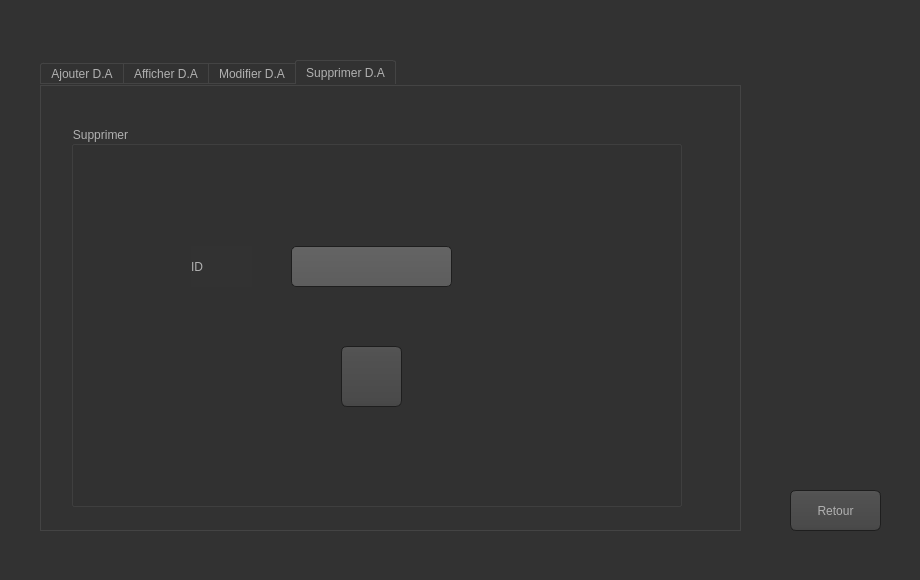
<?xml version="1.0" encoding="UTF-8"?>
<ui version="4.0">
 <class>Crud_demande</class>
 <widget class="QDialog" name="Crud_demande">
  <property name="geometry">
   <rect>
    <x>0</x>
    <y>0</y>
    <width>920</width>
    <height>580</height>
   </rect>
  </property>
  <property name="windowTitle">
   <string>Dialog</string>
  </property>
  <property name="styleSheet">
   <string notr="true">

QWidget
{
    color: #b1b1b1;
    background-color: #323232;
}

QWidget:item:hover
{
    background-color: QLinearGradient( x1: 0, y1: 0, x2: 0, y2: 1, stop: 0 #ffa02f, stop: 1 #ca0619);
    color: #000000;
}

QWidget:item:selected
{
    background-color: QLinearGradient( x1: 0, y1: 0, x2: 0, y2: 1, stop: 0 #ffa02f, stop: 1 #d7801a);
}

QMenuBar::item
{
    background: transparent;
}

QMenuBar::item:selected
{
    background: transparent;
    border: 1px solid #ffaa00;
}

QMenuBar::item:pressed
{
    background: #444;
    border: 1px solid #000;
    background-color: QLinearGradient(
        x1:0, y1:0,
        x2:0, y2:1,
        stop:1 #212121,
        stop:0.4 #343434/*,
        stop:0.2 #343434,
        stop:0.1 #ffaa00*/
    );
    margin-bottom:-1px;
    padding-bottom:1px;
}

QMenu
{
    border: 1px solid #000;
}

QMenu::item
{
    padding: 2px 20px 2px 20px;
}

QMenu::item:selected
{
    color: #000000;
}

QWidget:disabled
{
    color: #404040;
    background-color: #323232;
}

QAbstractItemView
{
    background-color: QLinearGradient( x1: 0, y1: 0, x2: 0, y2: 1, stop: 0 #4d4d4d, stop: 0.1 #646464, stop: 1 #5d5d5d);
}

QWidget:focus
{
    /*border: 2px solid QLinearGradient( x1: 0, y1: 0, x2: 0, y2: 1, stop: 0 #ffa02f, stop: 1 #d7801a);*/
}

QLineEdit
{
    background-color: QLinearGradient( x1: 0, y1: 0, x2: 0, y2: 1, stop: 0 #4d4d4d, stop: 0 #646464, stop: 1 #5d5d5d);
    padding: 1px;
    border-style: solid;
    border: 1px solid #1e1e1e;
    border-radius: 5;
}

QPushButton
{
    color: #b1b1b1;
    background-color: QLinearGradient( x1: 0, y1: 0, x2: 0, y2: 1, stop: 0 #565656, stop: 0.1 #525252, stop: 0.5 #4e4e4e, stop: 0.9 #4a4a4a, stop: 1 #464646);
    border-width: 1px;
    border-color: #1e1e1e;
    border-style: solid;
    border-radius: 6;
    padding: 3px;
    font-size: 12px;
    padding-left: 5px;
    padding-right: 5px;
}

QPushButton:pressed
{
    background-color: QLinearGradient( x1: 0, y1: 0, x2: 0, y2: 1, stop: 0 #2d2d2d, stop: 0.1 #2b2b2b, stop: 0.5 #292929, stop: 0.9 #282828, stop: 1 #252525);
}

QComboBox
{
    selection-background-color: #ffaa00;
    background-color: QLinearGradient( x1: 0, y1: 0, x2: 0, y2: 1, stop: 0 #565656, stop: 0.1 #525252, stop: 0.5 #4e4e4e, stop: 0.9 #4a4a4a, stop: 1 #464646);
    border-style: solid;
    border: 1px solid #1e1e1e;
    border-radius: 5;
}

QComboBox:hover,QPushButton:hover
{
    border: 2px solid QLinearGradient( x1: 0, y1: 0, x2: 0, y2: 1, stop: 0 #ffa02f, stop: 1 #d7801a);
}


QComboBox:on
{
    padding-top: 3px;
    padding-left: 4px;
    background-color: QLinearGradient( x1: 0, y1: 0, x2: 0, y2: 1, stop: 0 #2d2d2d, stop: 0.1 #2b2b2b, stop: 0.5 #292929, stop: 0.9 #282828, stop: 1 #252525);
    selection-background-color: #ffaa00;
}

QComboBox QAbstractItemView
{
    border: 2px solid darkgray;
    selection-background-color: QLinearGradient( x1: 0, y1: 0, x2: 0, y2: 1, stop: 0 #ffa02f, stop: 1 #d7801a);
}

QComboBox::drop-down
{
     subcontrol-origin: padding;
     subcontrol-position: top right;
     width: 15px;

     border-left-width: 0px;
     border-left-color: darkgray;
     border-left-style: solid; /* just a single line */
     border-top-right-radius: 3px; /* same radius as the QComboBox */
     border-bottom-right-radius: 3px;
 }

QComboBox::down-arrow
{
     image: url(:/down_arrow.png);
}

QGroupBox:focus
{
border: 2px solid QLinearGradient( x1: 0, y1: 0, x2: 0, y2: 1, stop: 0 #ffa02f, stop: 1 #d7801a);
}

QTextEdit:focus
{
    border: 2px solid QLinearGradient( x1: 0, y1: 0, x2: 0, y2: 1, stop: 0 #ffa02f, stop: 1 #d7801a);
}

QScrollBar:horizontal {
     border: 1px solid #222222;
     background: QLinearGradient( x1: 0, y1: 0, x2: 0, y2: 1, stop: 0.0 #121212, stop: 0.2 #282828, stop: 1 #484848);
     height: 7px;
     margin: 0px 16px 0 16px;
}

QScrollBar::handle:horizontal
{
      background: QLinearGradient( x1: 0, y1: 0, x2: 1, y2: 0, stop: 0 #ffa02f, stop: 0.5 #d7801a, stop: 1 #ffa02f);
      min-height: 20px;
      border-radius: 2px;
}

QScrollBar::add-line:horizontal {
      border: 1px solid #1b1b19;
      border-radius: 2px;
      background: QLinearGradient( x1: 0, y1: 0, x2: 1, y2: 0, stop: 0 #ffa02f, stop: 1 #d7801a);
      width: 14px;
      subcontrol-position: right;
      subcontrol-origin: margin;
}

QScrollBar::sub-line:horizontal {
      border: 1px solid #1b1b19;
      border-radius: 2px;
      background: QLinearGradient( x1: 0, y1: 0, x2: 1, y2: 0, stop: 0 #ffa02f, stop: 1 #d7801a);
      width: 14px;
     subcontrol-position: left;
     subcontrol-origin: margin;
}

QScrollBar::right-arrow:horizontal, QScrollBar::left-arrow:horizontal
{
      border: 1px solid black;
      width: 1px;
      height: 1px;
      background: white;
}

QScrollBar::add-page:horizontal, QScrollBar::sub-page:horizontal
{
      background: none;
}

QScrollBar:vertical
{
      background: QLinearGradient( x1: 0, y1: 0, x2: 1, y2: 0, stop: 0.0 #121212, stop: 0.2 #282828, stop: 1 #484848);
      width: 7px;
      margin: 16px 0 16px 0;
      border: 1px solid #222222;
}

QScrollBar::handle:vertical
{
      background: QLinearGradient( x1: 0, y1: 0, x2: 0, y2: 1, stop: 0 #ffa02f, stop: 0.5 #d7801a, stop: 1 #ffa02f);
      min-height: 20px;
      border-radius: 2px;
}

QScrollBar::add-line:vertical
{
      border: 1px solid #1b1b19;
      border-radius: 2px;
      background: QLinearGradient( x1: 0, y1: 0, x2: 0, y2: 1, stop: 0 #ffa02f, stop: 1 #d7801a);
      height: 14px;
      subcontrol-position: bottom;
      subcontrol-origin: margin;
}

QScrollBar::sub-line:vertical
{
      border: 1px solid #1b1b19;
      border-radius: 2px;
      background: QLinearGradient( x1: 0, y1: 0, x2: 0, y2: 1, stop: 0 #d7801a, stop: 1 #ffa02f);
      height: 14px;
      subcontrol-position: top;
      subcontrol-origin: margin;
}

QScrollBar::up-arrow:vertical, QScrollBar::down-arrow:vertical
{
      border: 1px solid black;
      width: 1px;
      height: 1px;
      background: white;
}


QScrollBar::add-page:vertical, QScrollBar::sub-page:vertical
{
      background: none;
}

QTextEdit
{
    background-color: #242424;
}

QPlainTextEdit
{
    background-color: #242424;
}

QHeaderView::section
{
    background-color: QLinearGradient(x1:0, y1:0, x2:0, y2:1, stop:0 #616161, stop: 0.5 #505050, stop: 0.6 #434343, stop:1 #656565);
    color: white;
    padding-left: 4px;
    border: 1px solid #6c6c6c;
}

QCheckBox:disabled
{
color: #414141;
}

QDockWidget::title
{
    text-align: center;
    spacing: 3px; /* spacing between items in the tool bar */
    background-color: QLinearGradient(x1:0, y1:0, x2:0, y2:1, stop:0 #323232, stop: 0.5 #242424, stop:1 #323232);
}

QDockWidget::close-button, QDockWidget::float-button
{
    text-align: center;
    spacing: 1px; /* spacing between items in the tool bar */
    background-color: QLinearGradient(x1:0, y1:0, x2:0, y2:1, stop:0 #323232, stop: 0.5 #242424, stop:1 #323232);
}

QDockWidget::close-button:hover, QDockWidget::float-button:hover
{
    background: #242424;
}

QDockWidget::close-button:pressed, QDockWidget::float-button:pressed
{
    padding: 1px -1px -1px 1px;
}

QMainWindow::separator
{
    background-color: QLinearGradient(x1:0, y1:0, x2:0, y2:1, stop:0 #161616, stop: 0.5 #151515, stop: 0.6 #212121, stop:1 #343434);
    color: white;
    padding-left: 4px;
    border: 1px solid #4c4c4c;
    spacing: 3px; /* spacing between items in the tool bar */
}

QMainWindow::separator:hover
{

    background-color: QLinearGradient(x1:0, y1:0, x2:0, y2:1, stop:0 #d7801a, stop:0.5 #b56c17 stop:1 #ffa02f);
    color: white;
    padding-left: 4px;
    border: 1px solid #6c6c6c;
    spacing: 3px; /* spacing between items in the tool bar */
}

QToolBar::handle
{
     spacing: 3px; /* spacing between items in the tool bar */
     background: url(:/images/handle.png);
}

QMenu::separator
{
    height: 2px;
    background-color: QLinearGradient(x1:0, y1:0, x2:0, y2:1, stop:0 #161616, stop: 0.5 #151515, stop: 0.6 #212121, stop:1 #343434);
    color: white;
    padding-left: 4px;
    margin-left: 10px;
    margin-right: 5px;
}

QProgressBar
{
    border: 2px solid grey;
    border-radius: 5px;
    text-align: center;
}

QProgressBar::chunk
{
    background-color: #d7801a;
    width: 2.15px;
    margin: 0.5px;
}

QTabBar::tab {
    color: #b1b1b1;
    border: 1px solid #444;
    border-bottom-style: none;
    background-color: #323232;
    padding-left: 10px;
    padding-right: 10px;
    padding-top: 3px;
    padding-bottom: 2px;
    margin-right: -1px;
}

QTabWidget::pane {
    border: 1px solid #444;
    top: 1px;
}

QTabBar::tab:last
{
    margin-right: 0; /* the last selected tab has nothing to overlap with on the right */
    border-top-right-radius: 3px;
}

QTabBar::tab:first:!selected
{
 margin-left: 0px; /* the last selected tab has nothing to overlap with on the right */


    border-top-left-radius: 3px;
}

QTabBar::tab:!selected
{
    color: #b1b1b1;
    border-bottom-style: solid;
    margin-top: 3px;
    background-color: QLinearGradient(x1:0, y1:0, x2:0, y2:1, stop:1 #212121, stop:.4 #343434);
}

QTabBar::tab:selected
{
    border-top-left-radius: 3px;
    border-top-right-radius: 3px;
    margin-bottom: 0px;
}

QTabBar::tab:!selected:hover
{
    /*border-top: 2px solid #ffaa00;
    padding-bottom: 3px;*/
    border-top-left-radius: 3px;
    border-top-right-radius: 3px;
    background-color: QLinearGradient(x1:0, y1:0, x2:0, y2:1, stop:1 #212121, stop:0.4 #343434, stop:0.2 #343434, stop:0.1 #ffaa00);
}

QRadioButton::indicator:checked, QRadioButton::indicator:unchecked{
    color: #b1b1b1;
    background-color: #323232;
    border: 1px solid #b1b1b1;
    border-radius: 6px;
}

QRadioButton::indicator:checked
{
    background-color: qradialgradient(
        cx: 0.5, cy: 0.5,
        fx: 0.5, fy: 0.5,
        radius: 1.0,
        stop: 0.25 #ffaa00,
        stop: 0.3 #323232
    );
}

QCheckBox::indicator{
    color: #b1b1b1;
    background-color: #323232;
    border: 1px solid #b1b1b1;
    width: 9px;
    height: 9px;
}

QRadioButton::indicator
{
    border-radius: 6px;
}

QRadioButton::indicator:hover, QCheckBox::indicator:hover
{
    border: 1px solid #ffaa00;
}

QCheckBox::indicator:checked
{
    image:url(:/images/checkbox.png);
}

QCheckBox::indicator:disabled, QRadioButton::indicator:disabled
{
    border: 1px solid #444;
}
</string>
  </property>
  <widget class="QTabWidget" name="tabWidget">
   <property name="geometry">
    <rect>
     <x>40</x>
     <y>60</y>
     <width>701</width>
     <height>471</height>
    </rect>
   </property>
   <property name="currentIndex">
    <number>3</number>
   </property>
   <widget class="QWidget" name="tab">
    <attribute name="title">
     <string>Ajouter D.A</string>
    </attribute>
    <widget class="QLabel" name="label">
     <property name="geometry">
      <rect>
       <x>80</x>
       <y>60</y>
       <width>61</width>
       <height>41</height>
      </rect>
     </property>
     <property name="text">
      <string>ID</string>
     </property>
    </widget>
    <widget class="QLabel" name="label_2">
     <property name="geometry">
      <rect>
       <x>80</x>
       <y>180</y>
       <width>71</width>
       <height>51</height>
      </rect>
     </property>
     <property name="text">
      <string>Nom</string>
     </property>
    </widget>
    <widget class="QLabel" name="label_3">
     <property name="geometry">
      <rect>
       <x>80</x>
       <y>330</y>
       <width>61</width>
       <height>51</height>
      </rect>
     </property>
     <property name="text">
      <string>Objet</string>
     </property>
    </widget>
    <widget class="QLineEdit" name="le_id">
     <property name="geometry">
      <rect>
       <x>230</x>
       <y>60</y>
       <width>151</width>
       <height>41</height>
      </rect>
     </property>
    </widget>
    <widget class="QLineEdit" name="le_nom">
     <property name="geometry">
      <rect>
       <x>240</x>
       <y>190</y>
       <width>141</width>
       <height>41</height>
      </rect>
     </property>
    </widget>
    <widget class="QLineEdit" name="le_objet">
     <property name="geometry">
      <rect>
       <x>240</x>
       <y>340</y>
       <width>141</width>
       <height>41</height>
      </rect>
     </property>
    </widget>
    <widget class="QPushButton" name="pb_ajouter">
     <property name="geometry">
      <rect>
       <x>510</x>
       <y>180</y>
       <width>71</width>
       <height>81</height>
      </rect>
     </property>
     <property name="styleSheet">
      <string notr="true">image: url(:/pictures/add_new_document_14028.png);</string>
     </property>
     <property name="text">
      <string/>
     </property>
     <property name="icon">
      <iconset>
       <normaloff>../../tn so/53311.png</normaloff>../../tn so/53311.png</iconset>
     </property>
    </widget>
    <widget class="QGroupBox" name="groupBox">
     <property name="geometry">
      <rect>
       <x>20</x>
       <y>20</y>
       <width>661</width>
       <height>411</height>
      </rect>
     </property>
     <property name="title">
      <string>Ajout</string>
     </property>
    </widget>
    <zorder>groupBox</zorder>
    <zorder>label</zorder>
    <zorder>label_2</zorder>
    <zorder>label_3</zorder>
    <zorder>le_id</zorder>
    <zorder>le_nom</zorder>
    <zorder>le_objet</zorder>
    <zorder>pb_ajouter</zorder>
   </widget>
   <widget class="QWidget" name="tab_3">
    <attribute name="title">
     <string>Afficher D.A</string>
    </attribute>
    <widget class="QTableView" name="tab_demande_a">
     <property name="geometry">
      <rect>
       <x>40</x>
       <y>80</y>
       <width>621</width>
       <height>341</height>
      </rect>
     </property>
    </widget>
    <widget class="QPushButton" name="pb_recherche">
     <property name="geometry">
      <rect>
       <x>500</x>
       <y>30</y>
       <width>51</width>
       <height>41</height>
      </rect>
     </property>
     <property name="styleSheet">
      <string notr="true">image: url(:/pictures/Search_icon-icons.com_54989 (2).png);</string>
     </property>
     <property name="text">
      <string/>
     </property>
     <property name="icon">
      <iconset>
       <normaloff>../../tn so/search-vector-icon-png_256686.jpg</normaloff>../../tn so/search-vector-icon-png_256686.jpg</iconset>
     </property>
    </widget>
    <widget class="QLineEdit" name="la_recherche">
     <property name="geometry">
      <rect>
       <x>40</x>
       <y>30</y>
       <width>451</width>
       <height>41</height>
      </rect>
     </property>
    </widget>
    <widget class="QPushButton" name="pb_exportpdf_d">
     <property name="geometry">
      <rect>
       <x>610</x>
       <y>20</y>
       <width>51</width>
       <height>51</height>
      </rect>
     </property>
     <property name="styleSheet">
      <string notr="true">image: url(:/pictures/adobe_pdf_document_14979.png);</string>
     </property>
     <property name="text">
      <string/>
     </property>
    </widget>
    <widget class="QGroupBox" name="groupBox_4">
     <property name="geometry">
      <rect>
       <x>10</x>
       <y>10</y>
       <width>681</width>
       <height>431</height>
      </rect>
     </property>
     <property name="title">
      <string>Afficher</string>
     </property>
    </widget>
    <zorder>groupBox_4</zorder>
    <zorder>tab_demande_a</zorder>
    <zorder>pb_recherche</zorder>
    <zorder>la_recherche</zorder>
    <zorder>pb_exportpdf_d</zorder>
   </widget>
   <widget class="QWidget" name="tab_4">
    <attribute name="title">
     <string>Modifier D.A</string>
    </attribute>
    <widget class="QPushButton" name="pb_modifier">
     <property name="geometry">
      <rect>
       <x>480</x>
       <y>160</y>
       <width>71</width>
       <height>71</height>
      </rect>
     </property>
     <property name="styleSheet">
      <string notr="true">image: url(:/pictures/pen_edit_modify_pencil_icon_181536.png);</string>
     </property>
     <property name="text">
      <string/>
     </property>
     <property name="icon">
      <iconset>
       <normaloff>../../tn so/4561.webp</normaloff>../../tn so/4561.webp</iconset>
     </property>
    </widget>
    <widget class="QLabel" name="label_4">
     <property name="geometry">
      <rect>
       <x>56</x>
       <y>72</y>
       <width>81</width>
       <height>41</height>
      </rect>
     </property>
     <property name="text">
      <string>ID</string>
     </property>
    </widget>
    <widget class="QLabel" name="label_6">
     <property name="geometry">
      <rect>
       <x>40</x>
       <y>270</y>
       <width>101</width>
       <height>61</height>
      </rect>
     </property>
     <property name="text">
      <string>Nouveau objet</string>
     </property>
    </widget>
    <widget class="QLineEdit" name="le_id_2">
     <property name="geometry">
      <rect>
       <x>240</x>
       <y>80</y>
       <width>141</width>
       <height>41</height>
      </rect>
     </property>
    </widget>
    <widget class="QLineEdit" name="le_objet_2">
     <property name="geometry">
      <rect>
       <x>240</x>
       <y>280</y>
       <width>141</width>
       <height>41</height>
      </rect>
     </property>
    </widget>
    <widget class="QLineEdit" name="le_nom_2">
     <property name="geometry">
      <rect>
       <x>240</x>
       <y>180</y>
       <width>141</width>
       <height>41</height>
      </rect>
     </property>
    </widget>
    <widget class="QLabel" name="label_5">
     <property name="geometry">
      <rect>
       <x>50</x>
       <y>180</y>
       <width>81</width>
       <height>31</height>
      </rect>
     </property>
     <property name="text">
      <string>Nouveau Nom</string>
     </property>
    </widget>
    <widget class="QGroupBox" name="groupBox_2">
     <property name="geometry">
      <rect>
       <x>10</x>
       <y>20</y>
       <width>631</width>
       <height>401</height>
      </rect>
     </property>
     <property name="title">
      <string>Modifier</string>
     </property>
    </widget>
    <zorder>groupBox_2</zorder>
    <zorder>pb_modifier</zorder>
    <zorder>label_4</zorder>
    <zorder>label_6</zorder>
    <zorder>le_id_2</zorder>
    <zorder>le_objet_2</zorder>
    <zorder>le_nom_2</zorder>
    <zorder>label_5</zorder>
   </widget>
   <widget class="QWidget" name="tab_2">
    <attribute name="title">
     <string>Supprimer D.A</string>
    </attribute>
    <widget class="QLabel" name="id">
     <property name="geometry">
      <rect>
       <x>150</x>
       <y>160</y>
       <width>61</width>
       <height>41</height>
      </rect>
     </property>
     <property name="text">
      <string>ID</string>
     </property>
    </widget>
    <widget class="QLineEdit" name="le_id_sup">
     <property name="geometry">
      <rect>
       <x>250</x>
       <y>160</y>
       <width>161</width>
       <height>41</height>
      </rect>
     </property>
    </widget>
    <widget class="QPushButton" name="pb_supprimer">
     <property name="geometry">
      <rect>
       <x>300</x>
       <y>260</y>
       <width>61</width>
       <height>61</height>
      </rect>
     </property>
     <property name="styleSheet">
      <string notr="true">image: url(:/pictures/trash-can_115312.png);</string>
     </property>
     <property name="text">
      <string/>
     </property>
     <property name="icon">
      <iconset>
       <normaloff>../../Downloads/edit-delete-3.png</normaloff>../../Downloads/edit-delete-3.png</iconset>
     </property>
    </widget>
    <widget class="QGroupBox" name="groupBox_3">
     <property name="geometry">
      <rect>
       <x>30</x>
       <y>40</y>
       <width>611</width>
       <height>381</height>
      </rect>
     </property>
     <property name="title">
      <string>Supprimer</string>
     </property>
    </widget>
    <zorder>groupBox_3</zorder>
    <zorder>id</zorder>
    <zorder>le_id_sup</zorder>
    <zorder>pb_supprimer</zorder>
   </widget>
  </widget>
  <widget class="QPushButton" name="retour_MenuGestion_Citoyen">
   <property name="geometry">
    <rect>
     <x>790</x>
     <y>490</y>
     <width>91</width>
     <height>41</height>
    </rect>
   </property>
   <property name="text">
    <string>Retour</string>
   </property>
   <property name="icon">
    <iconset>
     <normaloff>../../tn so/50720.png</normaloff>../../tn so/50720.png</iconset>
   </property>
  </widget>
  <widget class="QLabel" name="label_15">
   <property name="geometry">
    <rect>
     <x>780</x>
     <y>10</y>
     <width>131</width>
     <height>121</height>
    </rect>
   </property>
   <property name="styleSheet">
    <string notr="true">image: url(:/pictures/LCPD-GTAIV-logo (1).png);</string>
   </property>
   <property name="text">
    <string/>
   </property>
  </widget>
 </widget>
 <resources/>
 <connections/>
</ui>
